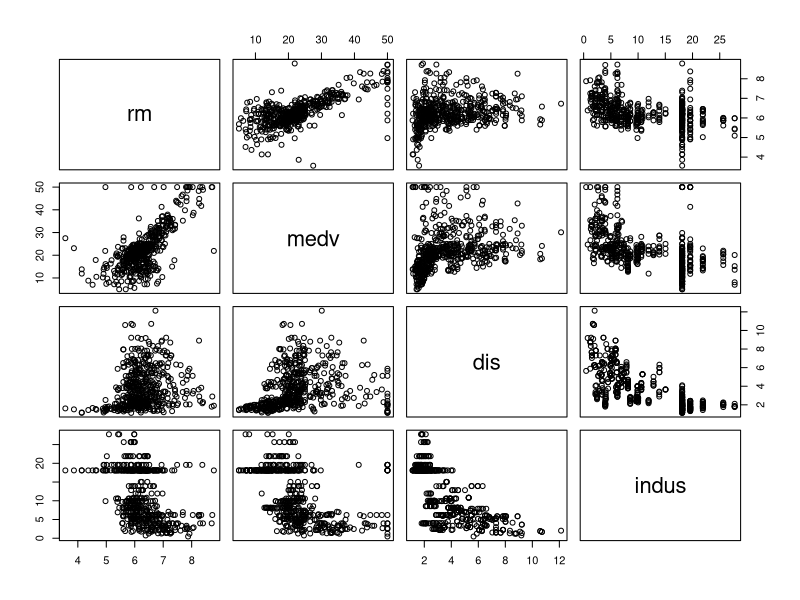
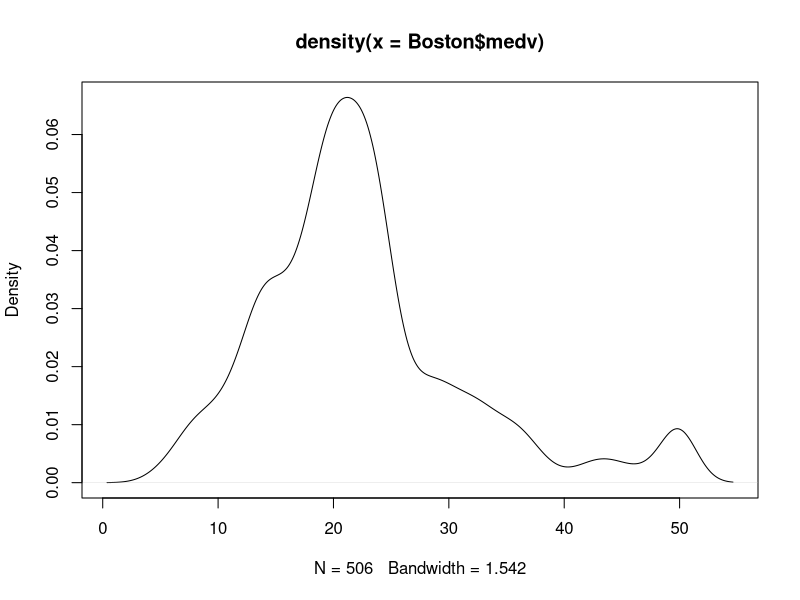
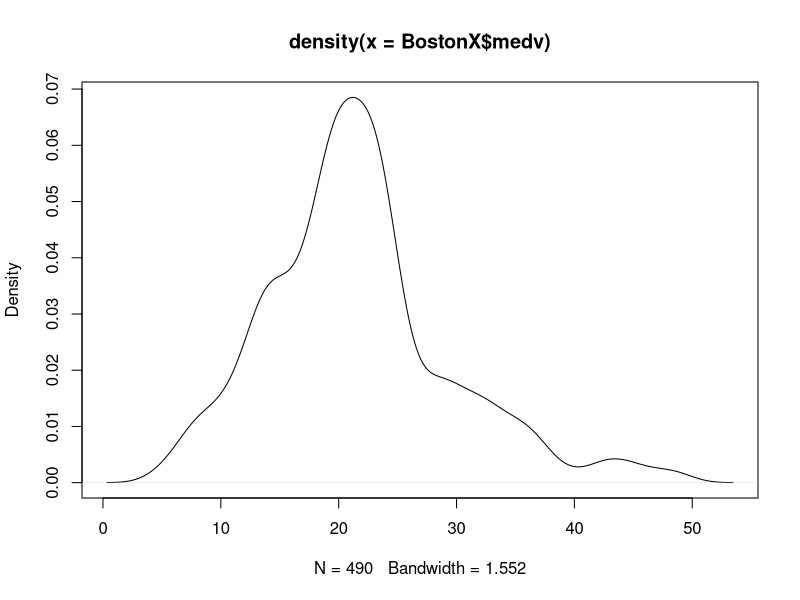
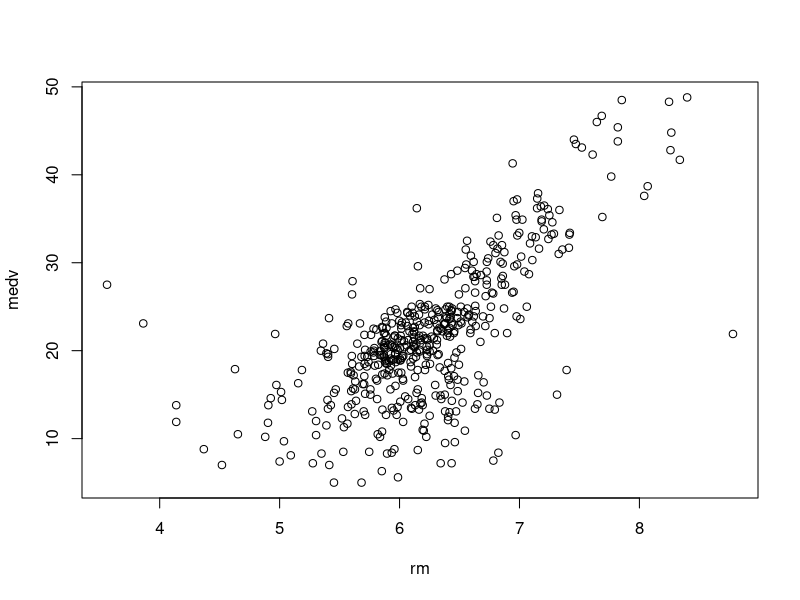
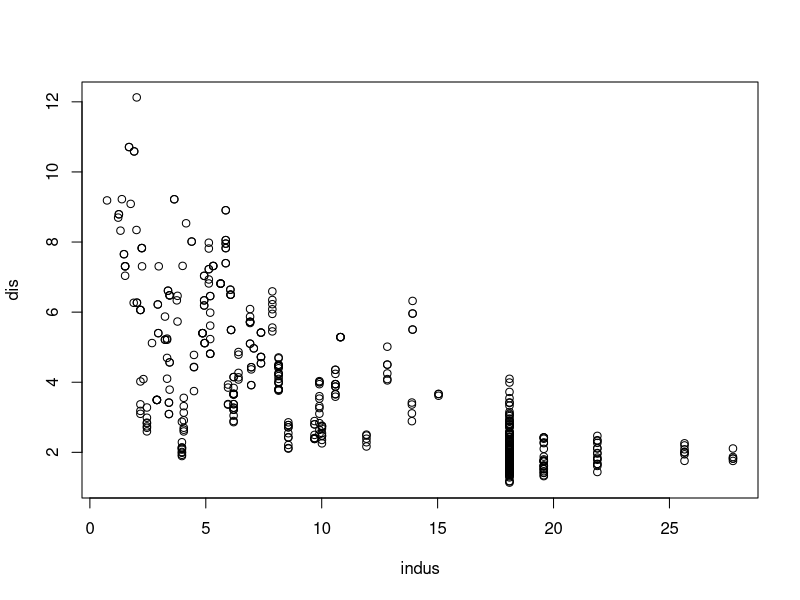
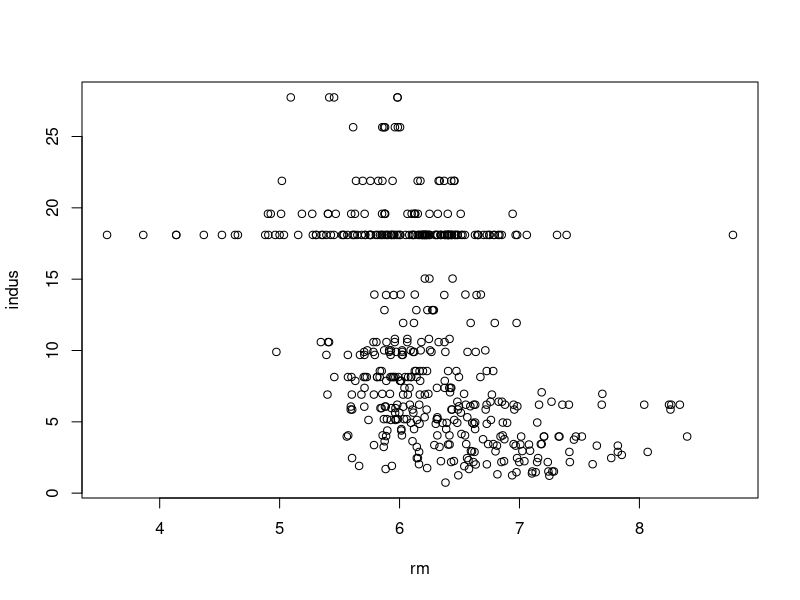
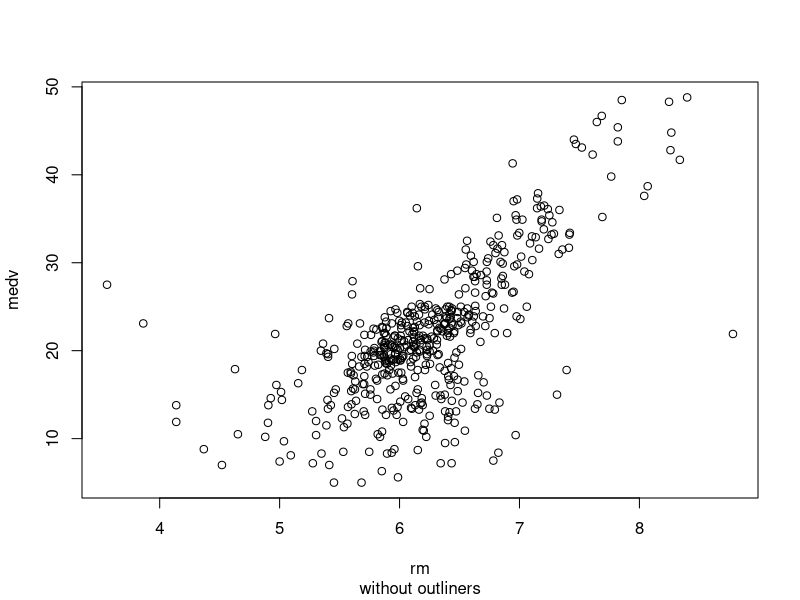
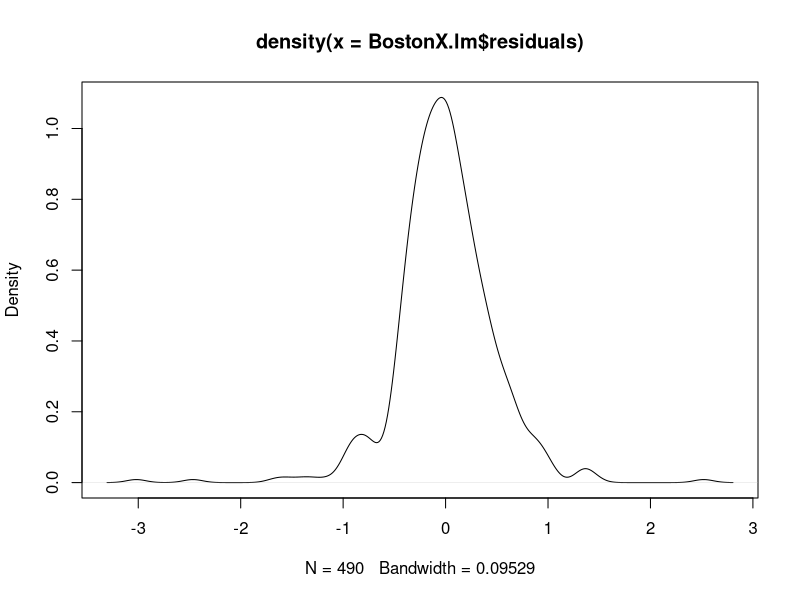

R code for these plots, in order:
## ---- chunk 1
rm(list=ls()) # Removes all objects to prevent results from previous runs being carried over into new runs.
graphics.off()  # Clears the graphic plots window
cat("\014")     # Clears the console
# setwd("C:/Codes/Data/MSDS660Stats/Week2")
library(MASS)# https://cran.r-project.org/web/packages/MASS/MASS.pdf
## ---- chunk 2
head(Boston)
tail(Boston)
## ---- chunk 3
Boston_4 <- subset(Boston, select = c( "rm","medv", "dis", "indus"))
plot(Boston_4)
## ---- chunk 4
Boston[order(Boston$medv,decreasing=T)[1:20],]
summary(Boston$medv)
BostonX <- subset(Boston, medv<50)
summary(BostonX$medv)
plot(density(Boston$medv))
plot(density(BostonX$medv))
## ---- chunk 5
BostonX_2a <- subset(BostonX, select = c( "rm", "medv"))
plot(BostonX_2a)
BostonX_2b <- subset(BostonX, select = c( "indus", "dis"))
plot(BostonX_2b)
BostonX_2c <- subset(BostonX, select = c( "rm", "indus"))
plot(BostonX_2c)
## ---- chunk 6
plot(BostonX_2a, sub="without outliners")
BostonX.lm <- lm(rm ~ medv, BostonX_2a)
summary(BostonX.lm)
## ---- chunk 7
plot(density(BostonX.lm$residuals))
mean(BostonX.lm$residuals)
## ---- chunk 8
plot(BostonX.lm$residuals)
## ---- chunk 9
 cor(BostonX_2a,use = "all.obs",method = "pearson") 
## ---- chunk 10
Boston_2a <- subset(Boston, select = c( "rm", "medv"))
plot(Boston_2a, sub="with outliners")
Boston.lm <- lm(rm ~ medv, Boston_2a)
summary(Boston.lm)
cor(Boston_2a,use = "all.obs",method = "pearson") 
